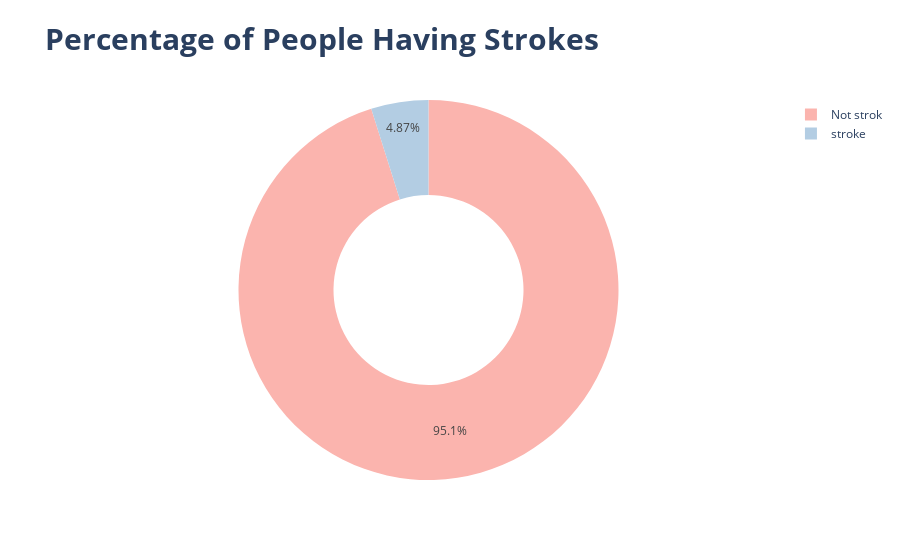

The notebook cell this image was saved under:
### Code cell
fig=px.pie(df,values=df["stroke"].value_counts(),
           names=["Not strok","stroke"],title="<b>Percentage of People Having Strokes",
           hole=.5,
       color_discrete_sequence=px.colors.qualitative.Pastel1,template="plotly")
fig.update_layout(title_font_size=30)
fig.show()

### Figure 1 — Plotly figure (JSON) as saved in the notebook; plotly's stock layout.template omitted (floating-point values rounded to 4 significant figures)
{"data": [{"domain": {"x": [0, 1], "y": [0, 1]}, "hole": 0.5, "hovertemplate": "label=%{label}<br>value=%{value}<extra></extra>", "labels": ["Not strok", "stroke"], "legendgroup": "", "name": "", "showlegend": true, "type": "pie", "values": [4861, 249]}], "layout": {"legend": {"tracegroupgap": 0}, "piecolorway": ["rgb(251,180,174)", "rgb(179,205,227)", "rgb(204,235,197)", "rgb(222,203,228)", "rgb(254,217,166)", "rgb(255,255,204)", "rgb(229,216,189)", "rgb(253,218,236)", "rgb(242,242,242)"], "title": {"font": {"size": 30}, "text": "<b>Percentage of People Having Strokes"}}}
